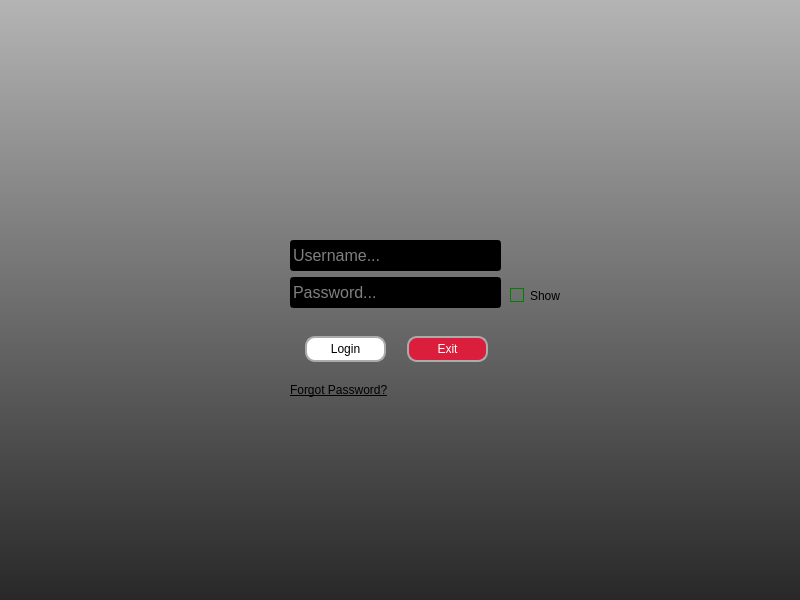
<?xml version="1.0" encoding="UTF-8"?>
<ui version="4.0">
 <class>MainWindow</class>
 <widget class="QMainWindow" name="MainWindow">
  <property name="geometry">
   <rect>
    <x>0</x>
    <y>0</y>
    <width>800</width>
    <height>600</height>
   </rect>
  </property>
  <property name="windowTitle">
   <string>MainWindow</string>
  </property>
  <property name="styleSheet">
   <string notr="true">background-color:rgb(65, 65, 65)</string>
  </property>
  <widget class="QWidget" name="centralwidget">
   <widget class="QLabel" name="label_bg">
    <property name="geometry">
     <rect>
      <x>0</x>
      <y>0</y>
      <width>800</width>
      <height>600</height>
     </rect>
    </property>
    <property name="sizePolicy">
     <sizepolicy hsizetype="Expanding" vsizetype="Expanding">
      <horstretch>0</horstretch>
      <verstretch>0</verstretch>
     </sizepolicy>
    </property>
    <property name="layoutDirection">
     <enum>Qt::LeftToRight</enum>
    </property>
    <property name="styleSheet">
     <string notr="true">background-color:qlineargradient(spread:pad, x1:0, y1:1, x2:0, y2:0, stop:0 rgba(40, 40, 40, 255), stop:1 rgba(180, 180, 180, 255))</string>
    </property>
    <property name="text">
     <string/>
    </property>
    <property name="pixmap">
     <pixmap>../images/logo_720.png</pixmap>
    </property>
    <property name="scaledContents">
     <bool>false</bool>
    </property>
   </widget>
   <widget class="QFrame" name="frame">
    <property name="geometry">
     <rect>
      <x>0</x>
      <y>240</y>
      <width>801</width>
      <height>171</height>
     </rect>
    </property>
    <property name="layoutDirection">
     <enum>Qt::LeftToRight</enum>
    </property>
    <property name="styleSheet">
     <string notr="true">background-color:rgba(0, 0, 0, 0)</string>
    </property>
    <property name="frameShape">
     <enum>QFrame::NoFrame</enum>
    </property>
    <property name="lineWidth">
     <number>0</number>
    </property>
    <widget class="QWidget" name="layoutWidget">
     <property name="geometry">
      <rect>
       <x>290</x>
       <y>0</y>
       <width>213</width>
       <height>171</height>
      </rect>
     </property>
     <layout class="QVBoxLayout" name="verticalLayout">
      <item>
       <widget class="QLineEdit" name="Username">
        <property name="minimumSize">
         <size>
          <width>211</width>
          <height>31</height>
         </size>
        </property>
        <property name="maximumSize">
         <size>
          <width>211</width>
          <height>31</height>
         </size>
        </property>
        <property name="font">
         <font>
          <pointsize>12</pointsize>
         </font>
        </property>
        <property name="styleSheet">
         <string notr="true">background-color:rgb(0, 0, 0);
color: white;</string>
        </property>
        <property name="text">
         <string/>
        </property>
        <property name="placeholderText">
         <string>Username...</string>
        </property>
       </widget>
      </item>
      <item>
       <widget class="QLineEdit" name="Password">
        <property name="minimumSize">
         <size>
          <width>211</width>
          <height>31</height>
         </size>
        </property>
        <property name="maximumSize">
         <size>
          <width>211</width>
          <height>31</height>
         </size>
        </property>
        <property name="font">
         <font>
          <pointsize>12</pointsize>
         </font>
        </property>
        <property name="styleSheet">
         <string notr="true">background-color:rgb(0, 0, 0);color: white;</string>
        </property>
        <property name="text">
         <string/>
        </property>
        <property name="echoMode">
         <enum>QLineEdit::Password</enum>
        </property>
        <property name="placeholderText">
         <string>Password...</string>
        </property>
       </widget>
      </item>
      <item>
       <widget class="QLabel" name="error">
        <property name="minimumSize">
         <size>
          <width>187</width>
          <height>16</height>
         </size>
        </property>
        <property name="maximumSize">
         <size>
          <width>211</width>
          <height>16</height>
         </size>
        </property>
        <property name="autoFillBackground">
         <bool>false</bool>
        </property>
        <property name="styleSheet">
         <string notr="true">background-color:rgba(255, 255, 255, 0);
</string>
        </property>
        <property name="text">
         <string/>
        </property>
       </widget>
      </item>
      <item>
       <layout class="QHBoxLayout" name="horizontalLayout">
        <item>
         <widget class="QPushButton" name="button_login">
          <property name="minimumSize">
           <size>
            <width>81</width>
            <height>26</height>
           </size>
          </property>
          <property name="maximumSize">
           <size>
            <width>81</width>
            <height>26</height>
           </size>
          </property>
          <property name="styleSheet">
           <string notr="true">
QPushButton{
color:rgb(0, 0, 0);
background-color: rgb(255, 255, 255);
border-radius: 10px;
border: 2px solid rgb(171, 171, 171);
}
QPushButton:hover {
    background-color:rgb(255, 226, 229);
}
QPushButton:pressed {
    background-color: rgb(218, 30, 60);
	color: rgb(255, 255, 255)
}</string>
          </property>
          <property name="text">
           <string>Login</string>
          </property>
         </widget>
        </item>
        <item>
         <widget class="QPushButton" name="button_exit">
          <property name="sizePolicy">
           <sizepolicy hsizetype="Fixed" vsizetype="Fixed">
            <horstretch>0</horstretch>
            <verstretch>0</verstretch>
           </sizepolicy>
          </property>
          <property name="minimumSize">
           <size>
            <width>81</width>
            <height>26</height>
           </size>
          </property>
          <property name="maximumSize">
           <size>
            <width>81</width>
            <height>26</height>
           </size>
          </property>
          <property name="styleSheet">
           <string notr="true">
QPushButton{
    background-color: rgb(218, 30, 60);
	color: rgb(255, 255, 255);
border-radius: 10px;
border: 2px solid rgb(171, 171, 171);

}
QPushButton:hover {
color:black;
    background-color:rgb(255, 226, 229);
}
QPushButton:pressed {
    color:rgb(0, 0, 0);
background-color: rgb(255, 255, 255);

}</string>
          </property>
          <property name="text">
           <string>Exit</string>
          </property>
         </widget>
        </item>
       </layout>
      </item>
      <item>
       <widget class="QLabel" name="forgetpassword">
        <property name="styleSheet">
         <string notr="true"> background-color:rgba(255, 255, 255, 0);
font: 10pt &quot;Times New Roman&quot;;
text-decoration: underline;</string>
        </property>
        <property name="text">
         <string>Forgot Password?</string>
        </property>
       </widget>
      </item>
     </layout>
     <zorder>Password</zorder>
     <zorder>Username</zorder>
     <zorder>error</zorder>
     <zorder>forgetpassword</zorder>
     <zorder></zorder>
    </widget>
    <widget class="QCheckBox" name="checkBox">
     <property name="geometry">
      <rect>
       <x>510</x>
       <y>40</y>
       <width>78</width>
       <height>31</height>
      </rect>
     </property>
     <property name="minimumSize">
      <size>
       <width>78</width>
       <height>31</height>
      </size>
     </property>
     <property name="maximumSize">
      <size>
       <width>78</width>
       <height>31</height>
      </size>
     </property>
     <property name="autoFillBackground">
      <bool>false</bool>
     </property>
     <property name="styleSheet">
      <string notr="true">background-color: transparent;
color: rgb(0, 0, 0);

/* make the checkbox box green when checked */
QCheckBox::indicator:checked {
    background-color: green;
    border: 1px solid darkgreen;
}

/* optional — make the box visible when unchecked */
QCheckBox::indicator:unchecked {
    background-color: transparent;
    border: 1px solid green;
}</string>
     </property>
     <property name="text">
      <string>Show</string>
     </property>
     <property name="checked">
      <bool>false</bool>
     </property>
    </widget>
   </widget>
  </widget>
 </widget>
 <resources/>
 <connections/>
</ui>
